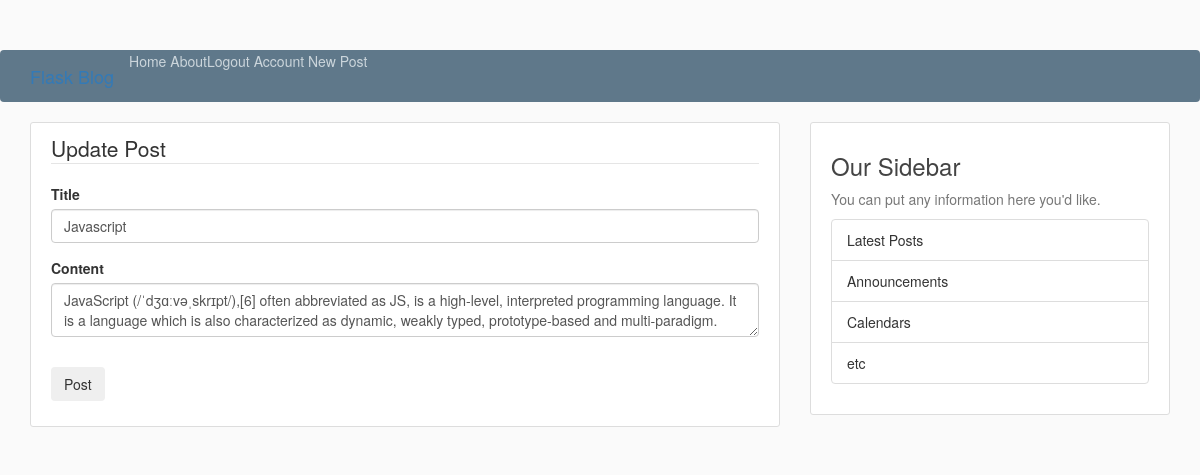
The app's page /post/7/update (signed in) with its own data.
### app/models.py (models this page shows, shortened)
class Post(db.Model):
	id = db.Column(db.Integer , primary_key = True)
	title = db.Column(db.String(100),  nullable = False)
	content = db.Column(db.Text, nullable= False)
	date_posted = db.Column(db.DateTime, nullable=False,default=datetime.utcnow)
	user_id = db.Column(db.Integer, db.ForeignKey('user.id'), nullable=False)

### app/routes.py (the view)
@app.route("/post/<int:post_id>/update",methods=["POST","GET"])
@login_required
def update_post(post_id):
	post = Post.query.get_or_404(post_id)
	if post.author != current_user:
		abort(403)
	form = PostForm()
	if form.validate_on_submit():
		post.title = form.title.data
		post.content = form.content.data
		db.session.commit()
		flash('Your content Updated Successfully' , 'success')
		return redirect(url_for('post', post_id = post.id))
	elif request.method == 'GET':
		form.title.data = post.title
		form.content.data = post.content
	return render_template("create_post.html" , title='New Post' ,
							form=form , legend = "Update Post")

### app/forms.py
class PostForm(FlaskForm):
	title = StringField('Title',validators=[DataRequired()])
	content = TextAreaField('Content' ,validators=[DataRequired()])
	submit = SubmitField('Post')

### app/models.py (called while the page is built)
@login_manager.user_loader
def login_user(user_id):
	return User.query.get(int(user_id))

### app/templates/create_post.html (shortened to what this page needs)
{% extends "index.html" %}
{% block content %}
	 <div class="content-section">
		<form method="POST" action=" ">
			<fieldset class="form-group">
				<legend class="border-bottom mb-4">	{{legend}} </legend>
				<div class="form-group">
					{{ form.title.label(class="form-control-label") }}
					{% if form.title.errors %}
						{{ form.title(class="form-control form-control-lg is-invalid") }}
						<div class="invalid-feedback">
							{% for error in form.title.errors %}
								<span>
									{{ error }}
								</span>
							{% endfor %}
						</div>
						{% else %}
						{{ form.title(class="form-control form-control-lg") }}
					{% endif %}
				</div>
				<div class="form-group">
					{{ form.content.label(class="form-control-label") }}
					{% if form.content.errors %}
						{{ form.content(class="form-control form-control-lg is-invalid") }}
						<div class="invalid-feedback">
							{% for error in form.content.errors %}
								<span>
									{{ error }}
								</span>
							{% endfor %}
						</div>
						{% else %}
						{{ form.content(class="form-control form-control-lg") }}
					{% endif %}
				</div>
			</fieldset>
			<div class="form-group">
				{{ form.submit(class="btn btn-outline-info") }}
			</div>
		</form>
	</div>
{% endblock content %}

### app/static/main.css (style rules this page uses)
body { background: #fafafa; color: #333333; margin-top: 5rem; }
.content-section { background: #ffffff; padding: 10px 20px; border: 1px solid #dddddd; border-radius: 3px; margin-bottom: 20px; }

### records on screen
Post: title "Javascript", content "JavaScript (/ˈdʒɑːvəˌskrɪpt/),[6] often abbreviated as JS, is a high-level, interpreted programming language. It is a language which is also characterized as dynamic, weakly typed, prototype-based and multi-paradigm."

### other values on screen
{{ legend }} "Update Post"
